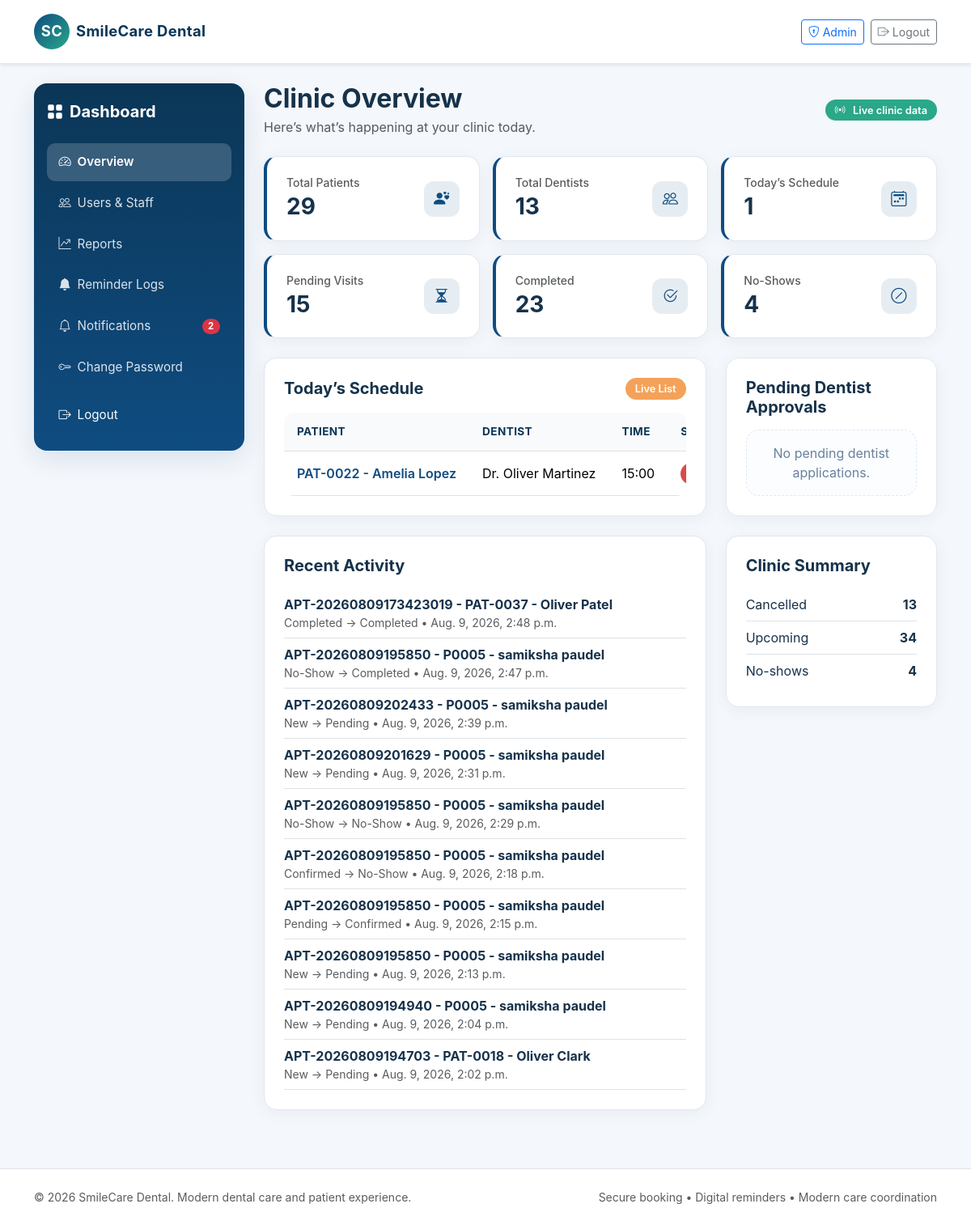
The app's page /dashboard/admin/ (signed in), older data.
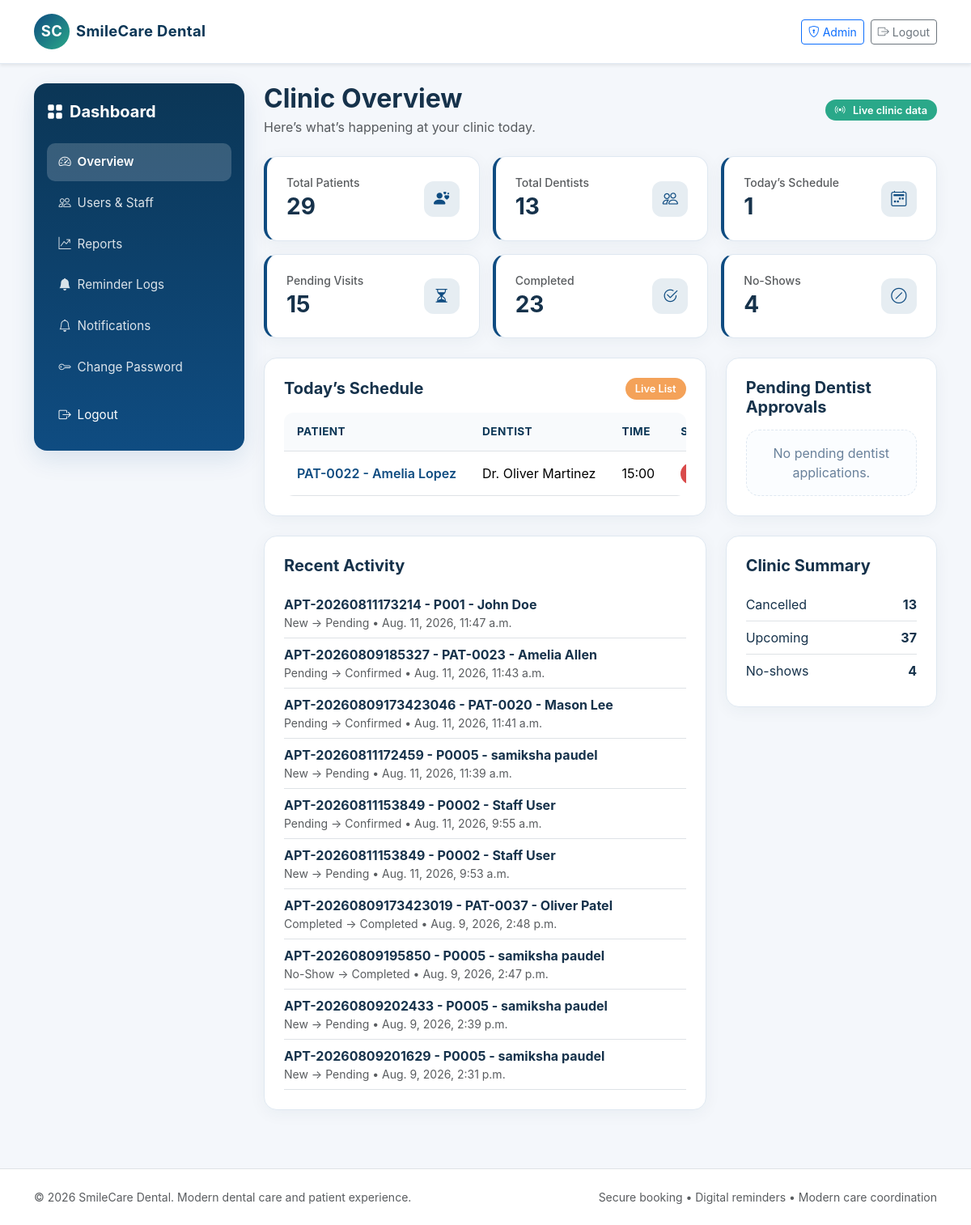
The same page, newer data.
### appointments/models.py (models this page shows, shortened)
class Appointment(models.Model):
    STATUS_CHOICES = (
        ('Pending', 'Pending'),
        ('Confirmed', 'Confirmed'),
        ('Checked-In', 'Checked-In'),
        ('Completed', 'Completed'),
        ('Cancelled', 'Cancelled'),
        ('Rescheduled', 'Rescheduled'),
        ('No-Show', 'No-Show'),
    )
    appointment_id = models.CharField(max_length=20, unique=True)
    patient = models.ForeignKey(Patient, related_name='appointments', on_delete=models.CASCADE)
    dentist = models.ForeignKey(Dentist, related_name='appointments', on_delete=models.CASCADE)
    service = models.ForeignKey(DentalService, related_name='appointments', on_delete=models.CASCADE)
    appointment_date = models.DateField()
    start_time = models.TimeField()
    end_time = models.TimeField()
    reason = models.CharField(max_length=200)
    notes = models.TextField(blank=True)
    status = models.CharField(max_length=20, choices=STATUS_CHOICES, default='Pending')
    cancellation_reason = models.TextField(blank=True)
    cancelled_at = models.DateTimeField(null=True, blank=True)
    created_at = models.DateTimeField(auto_now_add=True)
    updated_at = models.DateTimeField(auto_now=True)
    class Meta:
        constraints = [
            models.CheckConstraint(condition=Q(end_time__gt=F('start_time')), name='check_appointment_times'),
        ]
    def __str__(self):
        return f"{self.appointment_id} - {self.patient}"

class AppointmentHistory(models.Model):
    appointment = models.ForeignKey(Appointment, related_name='history', on_delete=models.CASCADE)
    previous_status = models.CharField(max_length=20)
    new_status = models.CharField(max_length=20)
    changed_by = models.ForeignKey(settings.AUTH_USER_MODEL, on_delete=models.SET_NULL, null=True, blank=True)
    reason = models.TextField(blank=True)
    timestamp = models.DateTimeField(auto_now_add=True)

### patients/models.py (models this page shows)
class Patient(models.Model):
    GENDER_CHOICES = (
        ('M', 'Male'),
        ('F', 'Female'),
        ('O', 'Other'),
    )
    patient_id = models.CharField(max_length=20, unique=True)
    user = models.OneToOneField(settings.AUTH_USER_MODEL, on_delete=models.CASCADE)
    date_of_birth = models.DateField(null=True, blank=True)
    gender = models.CharField(max_length=1, choices=GENDER_CHOICES, blank=True)
    phone = models.CharField(max_length=20, blank=True)
    address = models.TextField(blank=True)
    emergency_contact = models.CharField(max_length=100, blank=True)
    emergency_contact_phone = models.CharField(max_length=20, blank=True)
    medical_notes = models.TextField(blank=True)
    allergies = models.TextField(blank=True)
    created_at = models.DateTimeField(auto_now_add=True)
    updated_at = models.DateTimeField(auto_now=True)
    class Meta:
        ordering = ['-created_at']
    def __str__(self):
        return f"{self.patient_id} - {self.user.get_full_name() or self.user.username}"

### accounts/models.py (models this page shows, shortened)
class User(AbstractUser):
    ROLE_CHOICES = (
        ('patient', 'Patient'),
        ('staff', 'Staff'),
        ('dentist', 'Dentist'),
        ('admin', 'Admin'),
    )
    ACCOUNT_STATUS_CHOICES = (
        ('pending', 'Pending'),
        ('approved', 'Approved'),
        ('rejected', 'Rejected'),
    )
    role = models.CharField(max_length=20, choices=ROLE_CHOICES, default='patient')
    phone = models.CharField(max_length=20, blank=True)
    account_status = models.CharField(max_length=20, choices=ACCOUNT_STATUS_CHOICES, default='approved')
    def is_patient(self):
        return self.role == 'patient'
    def is_staff_role(self):
        return self.role in {'staff', 'admin'}
    def is_dentist(self):
        return self.role == 'dentist'
    def is_admin(self):
        return self.role == 'admin'
    def is_dentist_approved(self):
        return self.is_dentist() and self.is_active and self.account_status == 'approved'

### dentists/models.py (models this page shows)
class Dentist(models.Model):
    dentist_id = models.CharField(max_length=20, unique=True)
    user = models.OneToOneField(settings.AUTH_USER_MODEL, on_delete=models.CASCADE)
    specialization = models.CharField(max_length=100)
    license_number = models.CharField(max_length=50, unique=True)
    phone = models.CharField(max_length=20, blank=True)
    biography = models.TextField(blank=True)
    years_of_experience = models.PositiveIntegerField(default=0)
    profile_photo = models.CharField(max_length=200, blank=True)
    active = models.BooleanField(default=True)
    created_at = models.DateTimeField(auto_now_add=True)
    def __str__(self):
        return f"Dr. {self.user.get_full_name() or self.user.username}"

### dashboard/views.py (the view)
# urls.py: path('dashboard/admin/', admin_dashboard, name='admin_dashboard'),
@login_required
def admin_dashboard(request):
    if not request.user.is_admin():
        return render(request, 'dashboard/access_denied.html')
    appointments = Appointment.objects.select_related('patient', 'dentist', 'service').all()
    pending_dentists = User.objects.filter(role='dentist', account_status='pending').order_by('-date_joined')[:10]
    return render(request, 'dashboard/admin_dashboard.html', {
        'patient_count': Patient.objects.count(),
        'dentist_count': Dentist.objects.count(),
        'appointment_count': appointments.count(),
        'completed_count': appointments.filter(status='Completed').count(),
        'cancelled_count': appointments.filter(status='Cancelled').count(),
        'upcoming_count': appointments.filter(status__in=['Pending', 'Confirmed', 'Checked-In']).count(),
        'no_show_count': appointments.filter(status='No-Show').count(),
        'todays_appointments': appointments.filter(appointment_date=timezone.localdate()).order_by('start_time')[:10],
        'pending_appointments': appointments.filter(status='Pending').count(),
        'pending_dentists': pending_dentists,
        'appointments': appointments.order_by('-appointment_date')[:10],
        'activity': AppointmentHistory.objects.order_by('-timestamp')[:10],
    })

### appointments/templatetags/status_tags.py (called while the page is built)
@register.filter
def status_badge_class(status):
    return STATUS_CLASS_MAP.get(status, 'pill-secondary')

### reminders/templatetags/notifications_tags.py (called while the page is built)
@register.simple_tag(takes_context=True)
def unread_notifications_count(context):
    request = context.get('request')
    if not request or not request.user.is_authenticated:
        return 0
    return Notification.objects.filter(user=request.user, is_read=False).count()

### templates/dashboard/admin_dashboard.html (shortened to what the changed rows need)
{% extends 'base.html' %}
{% load status_tags %}
{% block content %}
<div class="dashboard-shell">
    {% include 'dashboard/_sidebar.html' %}
    <div class="main-panel">
        <div class="d-flex justify-content-between align-items-center mb-4 flex-wrap gap-2">
            <div>
                <h2 class="fw-bold mb-1">Clinic Overview</h2>
            </div>
        </div>
        <div class="row g-4 mb-4">
            <div class="col-12 col-lg-8">
                <div class="card-soft p-3 p-md-4">
                    <div class="table-responsive">
                        <table class="table align-middle text-nowrap">
                            <thead><tr><th>Patient</th><th>Dentist</th><th>Time</th><th>Status</th></tr></thead>
                            <tbody>
                                {% for appointment in todays_appointments %}
                                <tr>
                                    <td>
                                        <a href="{% url 'appointment_detail' appointment.pk %}" class="fw-semibold">
                                            {{ appointment.patient }}
                                        </a>
                                    </td>
                                    <td>{{ appointment.dentist }}</td>
                                    <td>{{ appointment.start_time|time:"H:i" }}</td>
                                    <td><span class="pill {{ appointment.status|status_badge_class }}">{{ appointment.status }}</span></td>
                                </tr>
                                {% empty %}
                                <tr><td colspan="4"><div class="empty-state">No appointments scheduled for today.</div></td></tr>
                                {% endfor %}
                            </tbody>
                        </table>
                    </div>
                </div>
            </div>
        </div>
        <div class="row g-4">
            <div class="col-12 col-lg-8">
                <div class="card-soft p-3 p-md-4">
                    <ul class="list-unstyled mb-0">
                        {% for item in activity %}
                        <li class="py-2 border-bottom">
                            <strong>{{ item.appointment }}</strong>
                            <div class="text-muted small">{{ item.previous_status }} → {{ item.new_status }} • {{ item.timestamp }}</div>
                        </li>
                        {% empty %}
                        <li class="empty-state py-3">No recent activity.</li>
                        {% endfor %}
                    </ul>
                </div>
            </div>
            <div class="col-12 col-lg-4">
                <div class="card-soft p-3 p-md-4">
                    <ul class="list-unstyled mb-0">
                        <li class="d-flex justify-content-between py-2 border-bottom"><span>Upcoming</span><strong>{{ upcoming_count }}</strong></li>
                    </ul>
                </div>
            </div>
        </div>
    </div>
</div>
{% endblock %}

Row changes from the older to the newer data that the page shows:
no longer on this page (row unchanged): AppointmentHistory: appointment "APT-20260809195850 - P0005 - samiksha paudel", previous_status "No-Show", new_status "No-Show", timestamp "Aug. 9, 2026, 2:29 p.m."
no longer on this page (row unchanged): AppointmentHistory: appointment "APT-20260809195850 - P0005 - samiksha paudel", previous_status "Confirmed", new_status "No-Show", timestamp "Aug. 9, 2026, 2:18 p.m."
no longer on this page (row unchanged): AppointmentHistory: appointment "APT-20260809195850 - P0005 - samiksha paudel", previous_status "Pending", new_status "Confirmed", timestamp "Aug. 9, 2026, 2:15 p.m."
no longer on this page (row unchanged): AppointmentHistory: appointment "APT-20260809195850 - P0005 - samiksha paudel", previous_status "New", new_status "Pending", timestamp "Aug. 9, 2026, 2:13 p.m."
no longer on this page (row unchanged): AppointmentHistory: appointment "APT-20260809194940 - P0005 - samiksha paudel", previous_status "New", new_status "Pending", timestamp "Aug. 9, 2026, 2:04 p.m."
no longer on this page (row unchanged): AppointmentHistory: appointment "APT-20260809194703 - PAT-0018 - Oliver Clark", previous_status "New", new_status "Pending", timestamp "Aug. 9, 2026, 2:02 p.m."
added AppointmentHistory: appointment "APT-20260811173214 - P001 - John Doe", previous_status "New", new_status "Pending", timestamp "Aug. 11, 2026, 11:47 a.m."
added AppointmentHistory: appointment "APT-20260809185327 - PAT-0023 - Amelia Allen", previous_status "Pending", new_status "Confirmed", timestamp "Aug. 11, 2026, 11:43 a.m."
added AppointmentHistory: appointment "APT-20260809173423046 - PAT-0020 - Mason Lee", previous_status "Pending", new_status "Confirmed", timestamp "Aug. 11, 2026, 11:41 a.m."
added AppointmentHistory: appointment "APT-20260811172459 - P0005 - samiksha paudel", previous_status "New", new_status "Pending", timestamp "Aug. 11, 2026, 11:39 a.m."
added AppointmentHistory: appointment "APT-20260811153849 - P0002 - Staff User", previous_status "Pending", new_status "Confirmed", timestamp "Aug. 11, 2026, 9:55 a.m."
added AppointmentHistory: appointment "APT-20260811153849 - P0002 - Staff User", previous_status "New", new_status "Pending", timestamp "Aug. 11, 2026, 9:53 a.m."
Text that changed along with them:
{{ upcoming_count }}: "34" → "37"
{{ unread_count }}: "2" → (not shown)
